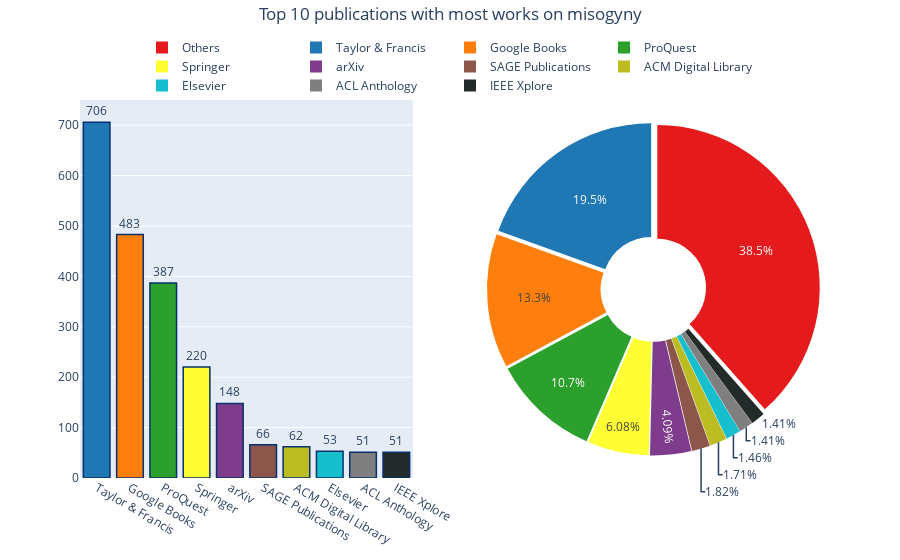

This figure's notebook cell:
### Code cell
# Viewing the top 10 publishers vs the others

colors = ['#1F77B4', '#FF7F0E', '#2CA02C', 'rgb(255, 255, 51)', 'rgb(127, 60, 141)', '#8C564B', '#BCBD22', '#17BECE', '#7F7F7F', '#222A2A', 'rgb(228, 26, 28)']

top10pubs = df['Publisher'].value_counts()[:10].reset_index(name='total')

fig = make_subplots(rows=1, cols=2, specs=[[{"type": "bar"}, {"type": "pie"}]])

fig.add_trace(go.Bar(
     x=top10pubs['index'], y=top10pubs['total'], showlegend=False,
    text =top10pubs['total'],
     name="Top 10 publications"), 
     row=1, col=1)
fig.update_yaxes(range=[0,750])
fig.update_layout(uniformtext_minsize=8)
fig.update_traces(textposition='outside', marker_color=colors, marker_line_color='rgb(8,48,107)',  marker_line_width=1.5)

list_top10pubs = list(df['Publisher'].value_counts()[:10].keys())

others_count = len(df.loc[~df['Publisher'].isin(list_top10pubs)].dropna(subset=['Publisher']))
new_row = {'index': 'Others', 'total':others_count}
top10pubs = top10pubs.append(new_row, ignore_index=True)

# pull is given as a fraction of the pie radius
fig.add_trace(go.Pie(
     values=top10pubs['total'],
     labels=top10pubs['index'].values, pull=[0.025, 0.025, 0.025, 0.025, 0.025, 0.025, 0.025, 0.025, 0.025, 0.025, 0.025, 0.025, 0.025, 0.025, 0.025], hole=.3, 
    marker_colors=colors,
     name="Publication groups"),
    row=1, col=2)
fig.update_layout(title_text='Top 10 publications with most works on misogyny', title_x=0.5, title_y=0.985,
                 legend=dict(orientation="h", yanchor="bottom", y=1, xanchor="center", x=0.5))

fig.show()

### Figure 1 — Plotly figure (JSON) as saved in the notebook; plotly's stock layout.template omitted (floating-point values rounded to 4 significant figures)
{"data": [{"marker": {"color": ["#1F77B4", "#FF7F0E", "#2CA02C", "rgb(255, 255, 51)", "rgb(127, 60, 141)", "#8C564B", "#BCBD22", "#17BECE", "#7F7F7F", "#222A2A", "rgb(228, 26, 28)"], "line": {"color": "rgb(8,48,107)", "width": 1.5}}, "name": "Top 10 publications", "showlegend": false, "text": [706, 483, 387, 220, 148, 66, 62, 53, 51, 51], "textposition": "outside", "type": "bar", "x": ["Taylor & Francis", "Google Books", "ProQuest", "Springer", "arXiv", "SAGE Publications", "ACM Digital Library", "Elsevier", "ACL Anthology", "IEEE Xplore"], "xaxis": "x", "y": [706, 483, 387, 220, 148, 66, 62, 53, 51, 51], "yaxis": "y"}, {"domain": {"x": [0.55, 1], "y": [0, 1]}, "hole": 0.3, "labels": ["Taylor & Francis", "Google Books", "ProQuest", "Springer", "arXiv", "SAGE Publications", "ACM Digital Library", "Elsevier", "ACL Anthology", "IEEE Xplore", "Others"], "marker": {"colors": ["#1F77B4", "#FF7F0E", "#2CA02C", "rgb(255, 255, 51)", "rgb(127, 60, 141)", "#8C564B", "#BCBD22", "#17BECE", "#7F7F7F", "#222A2A", "rgb(228, 26, 28)"]}, "name": "Publication groups", "pull": [0.025, 0.025, 0.025, 0.025, 0.025, 0.025, 0.025, 0.025, 0.025, 0.025, 0.025, 0.025, 0.025, 0.025, 0.025], "type": "pie", "values": [706, 483, 387, 220, 148, 66, 62, 53, 51, 51, 1393]}], "layout": {"legend": {"orientation": "h", "x": 0.5, "xanchor": "center", "y": 1, "yanchor": "bottom"}, "title": {"text": "Top 10 publications with most works on misogyny", "x": 0.5, "y": 0.985}, "uniformtext": {"minsize": 8}, "xaxis": {"anchor": "y", "domain": [0, 0.45]}, "yaxis": {"anchor": "x", "domain": [0, 1], "range": [0, 750]}}}
